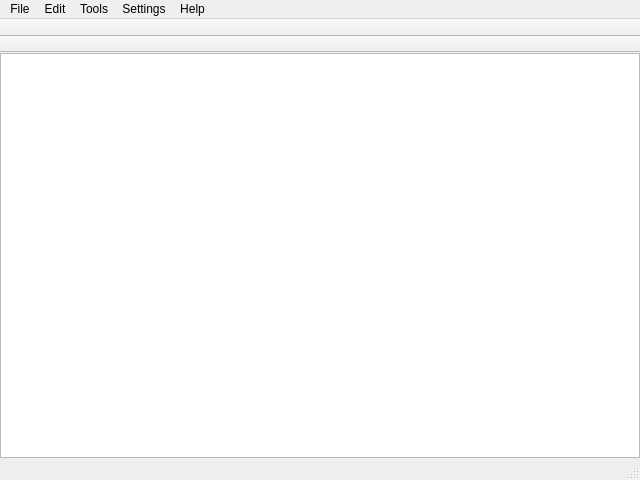
<?xml version="1.0" encoding="UTF-8"?>
<ui version="4.0">
 <class>MainWindow</class>
 <widget class="QMainWindow" name="MainWindow">
  <property name="geometry">
   <rect>
    <x>0</x>
    <y>0</y>
    <width>640</width>
    <height>480</height>
   </rect>
  </property>
  <property name="windowTitle">
   <string>ChemCanvas</string>
  </property>
  <widget class="QWidget" name="centralwidget">
   <layout class="QGridLayout" name="gridLayout" columnstretch="0,0,0">
    <property name="margin">
     <number>0</number>
    </property>
    <property name="spacing">
     <number>0</number>
    </property>
    <item row="1" column="1">
     <widget class="QGraphicsView" name="graphicsView">
      <property name="alignment">
       <set>Qt::AlignLeading|Qt::AlignLeft|Qt::AlignTop</set>
      </property>
     </widget>
    </item>
    <item row="1" column="2">
     <widget class="QFrame" name="rightFrame">
      <property name="frameShape">
       <enum>QFrame::StyledPanel</enum>
      </property>
      <property name="frameShadow">
       <enum>QFrame::Raised</enum>
      </property>
     </widget>
    </item>
    <item row="1" column="0">
     <widget class="QFrame" name="leftFrame">
      <property name="frameShape">
       <enum>QFrame::StyledPanel</enum>
      </property>
      <property name="frameShadow">
       <enum>QFrame::Raised</enum>
      </property>
     </widget>
    </item>
   </layout>
  </widget>
  <widget class="QMenuBar" name="menubar">
   <property name="geometry">
    <rect>
     <x>0</x>
     <y>0</y>
     <width>640</width>
     <height>25</height>
    </rect>
   </property>
   <widget class="QMenu" name="menuFile">
    <property name="title">
     <string>File</string>
    </property>
    <widget class="QMenu" name="menuExportImage">
     <property name="title">
      <string>Export Image ...</string>
     </property>
     <property name="icon">
      <iconset resource="resources.qrc">
       <normaloff>:/icons/export.png</normaloff>:/icons/export.png</iconset>
     </property>
     <addaction name="actionPNG"/>
     <addaction name="actionSVG"/>
     <addaction name="actionSvgEditable"/>
     <addaction name="actionImageExportSettings"/>
    </widget>
    <addaction name="actionOpen"/>
    <addaction name="actionSave"/>
    <addaction name="actionSaveAs"/>
    <addaction name="actionSaveAsPDF"/>
    <addaction name="menuExportImage"/>
    <addaction name="actionTemplateManager"/>
    <addaction name="actionQuit"/>
   </widget>
   <widget class="QMenu" name="menuEdit">
    <property name="title">
     <string>Edit</string>
    </property>
    <addaction name="actionUndo"/>
    <addaction name="actionRedo"/>
   </widget>
   <widget class="QMenu" name="menuTools">
    <property name="title">
     <string>Tools</string>
    </property>
    <addaction name="actionGenSmiles"/>
    <addaction name="actionReadSmiles"/>
    <addaction name="separator"/>
    <addaction name="actionCalcProperties"/>
   </widget>
   <widget class="QMenu" name="menuHelp">
    <property name="title">
     <string>Help</string>
    </property>
    <addaction name="actionCheckForUpdate"/>
    <addaction name="actionAbout"/>
   </widget>
   <widget class="QMenu" name="menuSettings">
    <property name="title">
     <string>Settings</string>
    </property>
    <widget class="QMenu" name="menuShow_Carbon">
     <property name="title">
      <string>Show Carbon</string>
     </property>
     <addaction name="actionShowNone"/>
     <addaction name="actionShowTerminal"/>
     <addaction name="actionShowAll"/>
    </widget>
    <addaction name="actionDrawingSettings"/>
    <addaction name="menuShow_Carbon"/>
   </widget>
   <addaction name="menuFile"/>
   <addaction name="menuEdit"/>
   <addaction name="menuTools"/>
   <addaction name="menuSettings"/>
   <addaction name="menuHelp"/>
  </widget>
  <widget class="QStatusBar" name="statusbar"/>
  <widget class="QToolBar" name="toolBar">
   <property name="windowTitle">
    <string>toolBar</string>
   </property>
   <property name="movable">
    <bool>false</bool>
   </property>
   <attribute name="toolBarArea">
    <enum>TopToolBarArea</enum>
   </attribute>
   <attribute name="toolBarBreak">
    <bool>false</bool>
   </attribute>
  </widget>
  <widget class="QToolBar" name="subToolBar">
   <property name="windowTitle">
    <string>toolBar_2</string>
   </property>
   <property name="movable">
    <bool>false</bool>
   </property>
   <attribute name="toolBarArea">
    <enum>TopToolBarArea</enum>
   </attribute>
   <attribute name="toolBarBreak">
    <bool>true</bool>
   </attribute>
  </widget>
  <action name="actionOpen">
   <property name="icon">
    <iconset resource="resources.qrc">
     <normaloff>:/icons/open.png</normaloff>:/icons/open.png</iconset>
   </property>
   <property name="text">
    <string>Open</string>
   </property>
   <property name="shortcut">
    <string>Ctrl+O</string>
   </property>
  </action>
  <action name="actionSave">
   <property name="icon">
    <iconset resource="resources.qrc">
     <normaloff>:/icons/save.png</normaloff>:/icons/save.png</iconset>
   </property>
   <property name="text">
    <string>Save</string>
   </property>
   <property name="shortcut">
    <string>Ctrl+S</string>
   </property>
  </action>
  <action name="actionSaveAs">
   <property name="icon">
    <iconset resource="resources.qrc">
     <normaloff>:/icons/save.png</normaloff>:/icons/save.png</iconset>
   </property>
   <property name="text">
    <string>Save As...</string>
   </property>
   <property name="shortcut">
    <string>Ctrl+Shift+S</string>
   </property>
  </action>
  <action name="actionQuit">
   <property name="icon">
    <iconset resource="resources.qrc">
     <normaloff>:/icons/quit.png</normaloff>:/icons/quit.png</iconset>
   </property>
   <property name="text">
    <string>Quit</string>
   </property>
   <property name="shortcut">
    <string>Ctrl+Q</string>
   </property>
  </action>
  <action name="actionUndo">
   <property name="icon">
    <iconset resource="resources.qrc">
     <normaloff>:/icons/edit-undo.png</normaloff>:/icons/edit-undo.png</iconset>
   </property>
   <property name="text">
    <string>Undo</string>
   </property>
   <property name="shortcut">
    <string>Ctrl+Z</string>
   </property>
  </action>
  <action name="actionRedo">
   <property name="icon">
    <iconset resource="resources.qrc">
     <normaloff>:/icons/edit-redo.png</normaloff>:/icons/edit-redo.png</iconset>
   </property>
   <property name="text">
    <string>Redo</string>
   </property>
   <property name="shortcut">
    <string>Ctrl+Y</string>
   </property>
  </action>
  <action name="actionGenSmiles">
   <property name="text">
    <string>Generate SMILES</string>
   </property>
  </action>
  <action name="actionReadSmiles">
   <property name="text">
    <string>Read Smiles</string>
   </property>
  </action>
  <action name="actionCalcProperties">
   <property name="text">
    <string>Calculate Properties (RDKit)</string>
   </property>
  </action>
  <action name="actionAbout">
   <property name="text">
    <string>About ChemCanvas</string>
   </property>
  </action>
  <action name="actionPNG">
   <property name="text">
    <string>PNG</string>
   </property>
  </action>
  <action name="actionSVG">
   <property name="text">
    <string>SVG</string>
   </property>
  </action>
  <action name="actionCheckForUpdate">
   <property name="text">
    <string>Check For Update</string>
   </property>
  </action>
  <action name="actionTemplateManager">
   <property name="text">
    <string>Template Manager</string>
   </property>
  </action>
  <action name="actionDrawingSettings">
   <property name="text">
    <string>Drawing Settings</string>
   </property>
  </action>
  <action name="actionSvgEditable">
   <property name="text">
    <string>SVG (editable)</string>
   </property>
  </action>
  <action name="actionShowNone">
   <property name="checkable">
    <bool>true</bool>
   </property>
   <property name="checked">
    <bool>true</bool>
   </property>
   <property name="text">
    <string>None</string>
   </property>
  </action>
  <action name="actionShowTerminal">
   <property name="checkable">
    <bool>true</bool>
   </property>
   <property name="text">
    <string>Terminal</string>
   </property>
  </action>
  <action name="actionShowAll">
   <property name="checkable">
    <bool>true</bool>
   </property>
   <property name="text">
    <string>All</string>
   </property>
  </action>
  <action name="actionSaveAsPDF">
   <property name="icon">
    <iconset resource="resources.qrc">
     <normaloff>:/icons/pdf.png</normaloff>:/icons/pdf.png</iconset>
   </property>
   <property name="text">
    <string>Save As PDF</string>
   </property>
  </action>
  <action name="actionImageExportSettings">
   <property name="icon">
    <iconset resource="resources.qrc">
     <normaloff>:/icons/settings.png</normaloff>:/icons/settings.png</iconset>
   </property>
   <property name="text">
    <string>Export Settings</string>
   </property>
  </action>
 </widget>
 <resources>
  <include location="resources.qrc"/>
 </resources>
 <connections/>
</ui>
